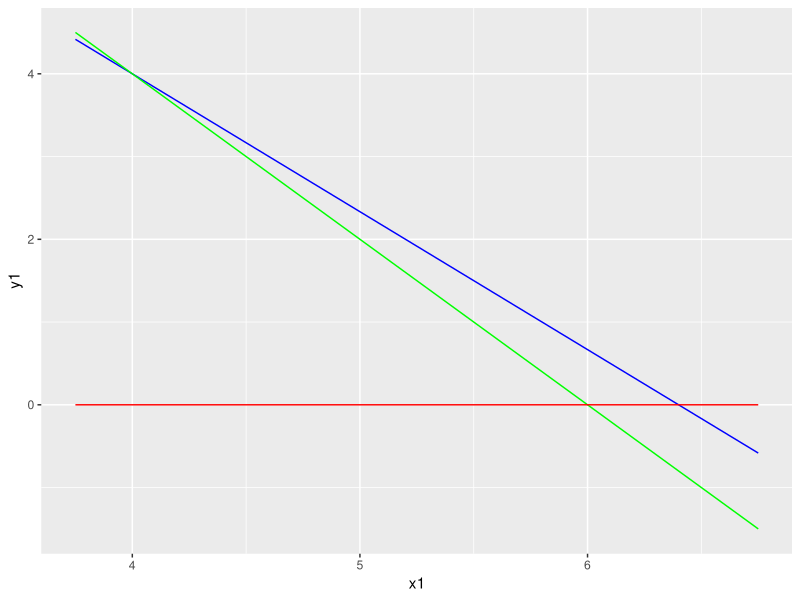

Write R code to recreate this figure.
library(ggplot2)

fun1 <- function(x) 32/3 - 5/3*x
fun2 <- function(x) 12 - 2*x
fun3 <- function(x) 0
fun4 <- function(y) 0
p <- function(x) 128/15 - 20/15*x

x1 = seq(3.75,7)

mydf = data.frame(x1, y1=fun1(x1), y2=fun2(x1), y3=fun3(x1), y4=fun4(x1), y5=p(x1))
#mydf <-  transform(mydf, z = pmax(y1,pmin(y2,y3)))

ggplot(mydf, aes(x = x1)) + 
  geom_line(aes(y = y1), colour = 'blue') +
  geom_line(aes(y = y2), colour = 'green') +
  geom_line(aes(y = y3), colour = 'red') 
  #geom_line(aes(y = y5), colour='black')
  #geom_ribbon(aes(ymax=y1, ymin=y2), fill = 'yellow')